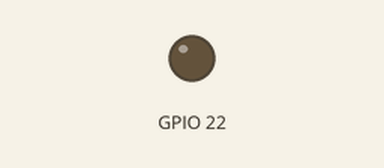
Simulated run of this sketch. Board: ESP32. On the bench: output pins drawn as LEDs (lit = HIGH).

Above: at 0.0 s.
At 0.95 s:
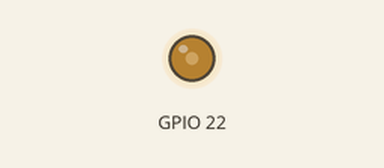
At 10.45 s:
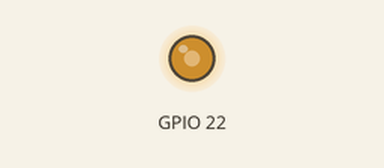
At 35.83 s:
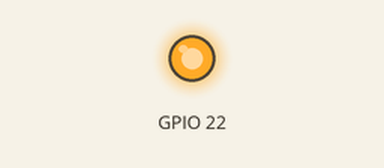
Timing chart, 0 to 40.0 s (numbered marks = the images above):
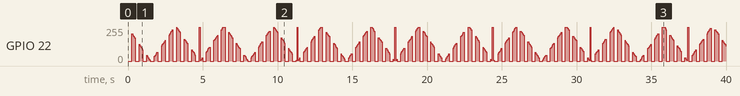

The sketch:

2CoreBlinkFade.ino
```cpp
TaskHandle_t blinkTask;
TaskHandle_t fadeTask;
int fadeVar = 0;

void setup() {
  ledcSetup(0, 2000, 8);
  ledcAttachPin(22, 0);
  xTaskCreatePinnedToCore(blinkFunc, "blink", 1000, NULL, 1, &blinkTask, 0);  //setter function "blincFunc", til å kjøre på core 0 med 1000 bytes
  xTaskCreatePinnedToCore(fadeFunc, "fade", 1000, NULL, 1, &fadeTask, 1);     //setter funksjon "fadeFunc", til å kjøre op core 1 med 1000 bytes
}

void blinkFunc(void* pvParameters) {
  for (;;) {  //uendelig for løkke'
    static bool blink = LOW;
    static uint32_t blinkTime = millis();
    static int8_t blinkVar = 0;

    ledcWrite(0, (255 - fadeVar) * blinkVar);
    if ((millis() - blinkTime) >= 250) {
      blinkVar++;
      if (blinkVar > 1) blinkVar = 0;
      blinkTime = millis();
    }
  }
}

void fadeFunc(void* pvParameters) {
  for (;;) {  //uendelig for løkke
    while (fadeVar <= 255){
      fadeVar = fadeVar + 10;
      delay(60);
    }
    while(fadeVar >= 0){
      fadeVar = fadeVar - 10;
      delay(60);
    }
  }
}

void loop() {
}
```
